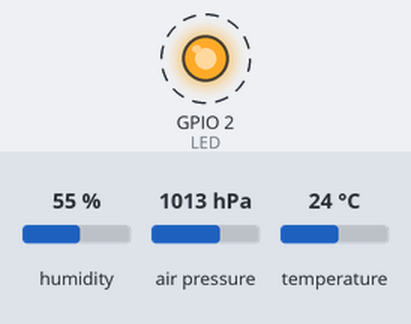
Bench run of a program on a simulated ESP32. Shown: output pins drawn as LEDs (lit = HIGH). Dashed ring = blinking. The inputs (shaded band) are chosen by the test bench; at power-on: humidity 55 %, air pressure 1013 hPa, temperature 24 °C. What the program prints to the serial monitor is not drawn.

Above: at 1.2 s.
Timing chart, 0 to 4.0 s (numbered marks = the images above):
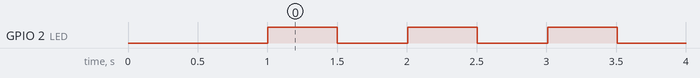

Measured:
- by itself, GPIO 2 (LED): alternates HIGH for 0.50 s and LOW for 0.50 s

The program:

main.cpp
```cpp
#include <Arduino.h>
#include <Arduino.h>
#include <Wire.h>
#include <Adafruit_Sensor.h>
#include <Adafruit_BME280.h>

#define SDA_PIN 21
#define SCL_PIN 22
#define LED 2

Adafruit_BME280 bme;

// put function declarations here:

void setup() {
  // put your setup code here, to run once:

  pinMode(LED, OUTPUT);

  Serial.begin(115200);
  delay(1000);

  Wire.begin(SDA_PIN, SCL_PIN);

  if (!bme.begin(0x76)) {
      Serial.println("Could not find BME280 sensor!");
      while (1);
  }

  Serial.println("BME280 detected.");
}

void loop() {
  // put your main code here, to run repeatedly:
  digitalWrite(LED, HIGH);
  delay(500);
  digitalWrite(LED, LOW);

  Serial.print("Temp: ");
  Serial.print(bme.readTemperature());
  Serial.println(" °C");

  Serial.print("Humidity: ");
  Serial.print(bme.readHumidity());
  Serial.println(" %");

  Serial.print("Pressure: ");
  Serial.print(bme.readPressure() / 100.0F);
  Serial.println(" hPa");

  Serial.println("--------------------");
  delay(500);
}
```
